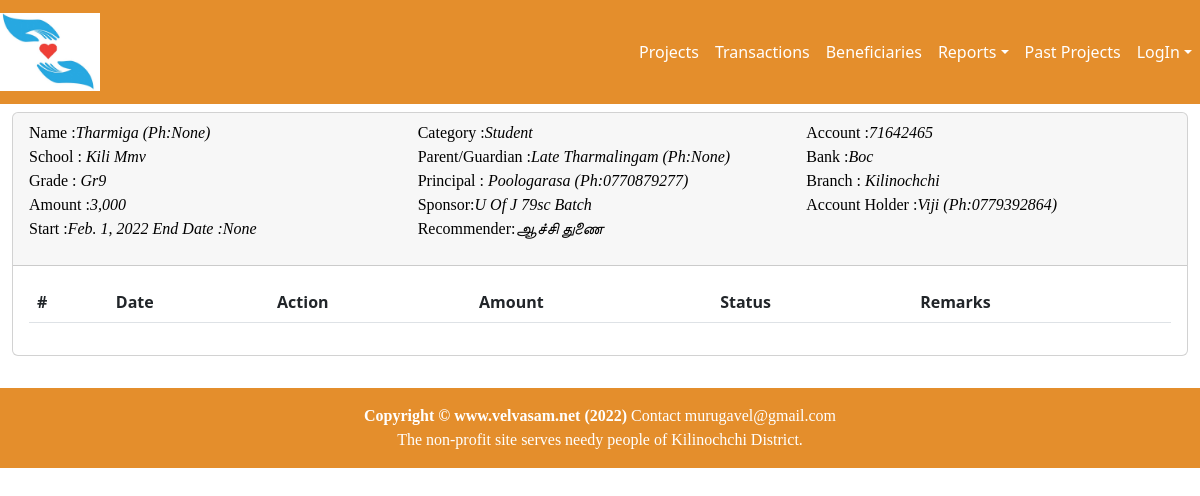
The page /accounts/beneficiaryDetail/17 on the database its author committed.
### accounts/models.py (models this page shows)
class Beneficiary(models.Model):
    CATEGORY = [
        ('Student','Student'),
        ('Teacher','Teacher'),
        ('Patient','Patient'),
        ('Poverty','Poverty'),
    ]
    name =models.CharField(max_length=32)
    mobile=models.CharField(max_length=16,null=True,blank=-True)
    school = models.CharField(max_length=32,null=True,blank=-True)
    grade = models.CharField(max_length=16,null=True,blank=-True)
    account = models.CharField(max_length=32)
    bank=models.CharField(max_length=16)
    branch=models.CharField(max_length=16)
    accountHolder = models.CharField(max_length=32)
    holderMobile = models.CharField(max_length=16,null=True,blank=-True)
    parent = models.CharField(max_length=32,null=True,blank=-True)
    principal= models.CharField(max_length=32,null=True,blank=-True)
    amount = models.IntegerField()
    category = models.CharField(max_length=12,choices=CATEGORY)
    parentMobile=models.CharField(max_length=16,null=True,blank=-True)
    principalMobile = models.CharField(max_length=16,null=True,blank=-True)
    remarks  = models.CharField(max_length=1000,null=True,blank=-True)
    startDate = models.DateField(default=timezone.now)
    endDate = models.DateField(null=True,blank=-True)
    sponsor = models.CharField(max_length=32,null=True,blank=True)
    recommender = models.CharField(max_length=32,null=True,blank=True)

### accounts/views.py (the view)
# urls.py: re_path(r'beneficiaryDetail/(?P<pk>\d+)', beneficiaryDetailView, name='beneficiaryDetail'),
def beneficiaryDetailView(request,pk):
    if request.method == 'GET':
        beneficiary = Beneficiary.objects.filter(id=pk).first()
        data_list = Transaction.objects.filter(beneficiary_id=pk)
        context={ 'data_list':data_list, 'beneficiary':beneficiary}
        return render(request = request,template_name = "beneficiary.html",context=context)

### accounts/templates/beneficiary.html (shortened to what this page needs)
{% extends 'home/base.html' %}
{% block content %}
{% load static %}
{% load crispy_forms_tags %}
<div class="container-fluid">
    <div class="card mt-2 mb-2">
        <div class="card-header">
            <div class="row">
                    <div class="col-sm-4">
                        <p class="text-capitalize">
                        <strong>Name   :</strong><i>{{beneficiary.name}} (ph:{{beneficiary.mobile}})</i><br>
                        <strong>School :</strong> <i> {{beneficiary.school}}</i><br>
                        <strong>Grade  :</strong> <i>{{beneficiary.grade}} </i><br>
                        <strong>Amount :</strong><i>{{beneficiary.amount|floatformat:"-3g"}} </i><br>
                        <strong>Start  :</strong><i>{{beneficiary.startDate}} <strong>End Date :</strong>{{beneficiary.endDate}}</i>
                        </p>
                    </div>
                    <div class="col-sm-4">
                        <p class="text-capitalize">
                        <strong>Category :</strong><i>{{beneficiary.category}} </i><br>
                        <strong>Parent/Guardian :</strong><i>{{beneficiary.parent}} (ph:{{beneficiary.parentMobile}})</i><br>
                        <strong>Principal :</strong><i> {{beneficiary.principal}} (ph:{{beneficiary.principalMobile}})</i><br>
                        <strong>Sponsor:</strong><i>{{beneficiary.sponsor}}</i><br>
                        <strong>Recommender:</strong><i>{{beneficiary.recommender}}</i><br>
                        </p>
                    </div>
                    <div class="col-sm-4">
                        <p class="text-capitalize">
                        <strong>Account :</strong><i>{{beneficiary.account}}</i><br>
                        <strong>Bank    :</strong><i>{{beneficiary.bank}}</i><br>
                        <strong>Branch  :</strong><i> {{beneficiary.branch}}</i><br>
                        <strong>Account Holder :</strong><i>{{beneficiary.accountHolder}} (ph:{{beneficiary.holderMobile}})</i><br>
                    </div>
            </div>
        </div>
        <div class="card-body">
            <table class="table table-striped table-hover">
                <thead>
                    <tr>
                        <th scope="col">#</th>
                        <th scope="col">Date</th>
                        <th scope="col">Action</th>
                        <th scope="col">Amount</th>
                        <th scope="col">Status</th>
                        <th scope="col">Remarks</th>
                    </tr>
                </thead>
            </table>
            </div>
        </div>
    </div>
</div>
{% include 'home/footer.html' %}
{% endblock %}

### home/static/css/home.css (style rules this page uses)
body { overflow-x: hidden; }
h1, h2, h3, h4, h5, h6, p { font-family: 'Merriweather'; }
.card-header, a:link { text-transform: uppercase; font-weight: 200; color: #585656; }
.card-header, a:hover { color: #000; font-weight:300; text-transform: uppercase; }

### rows shown on the page
Beneficiary: name "Tharmiga", mobile "None", school "Kili Mmv", grade "Gr9", amount "3,000", startDate "Feb. 1, 2022", endDate "None", category "Student", parent "Late Tharmalingam", parentMobile "None", principal "Poologarasa", principalMobile "0770879277", sponsor "U Of J 79sc Batch", recommender "ஆச்சி துணை", account "71642465", bank "Boc", branch "Kilinochchi", accountHolder "Viji", holderMobile "0779392864"
